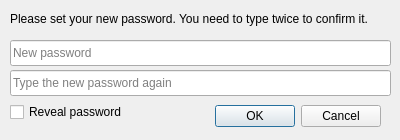
<?xml version="1.0" encoding="UTF-8"?>
<ui version="4.0">
 <class>Dialog</class>
 <widget class="QDialog" name="Dialog">
  <property name="geometry">
   <rect>
    <x>0</x>
    <y>0</y>
    <width>400</width>
    <height>140</height>
   </rect>
  </property>
  <property name="sizePolicy">
   <sizepolicy hsizetype="Fixed" vsizetype="Fixed">
    <horstretch>0</horstretch>
    <verstretch>0</verstretch>
   </sizepolicy>
  </property>
  <property name="minimumSize">
   <size>
    <width>400</width>
    <height>140</height>
   </size>
  </property>
  <property name="maximumSize">
   <size>
    <width>400</width>
    <height>140</height>
   </size>
  </property>
  <property name="windowTitle">
   <string>Password Entry</string>
  </property>
  <property name="modal">
   <bool>true</bool>
  </property>
  <widget class="QDialogButtonBox" name="buttonBox">
   <property name="geometry">
    <rect>
     <x>210</x>
     <y>100</y>
     <width>171</width>
     <height>32</height>
    </rect>
   </property>
   <property name="orientation">
    <enum>Qt::Horizontal</enum>
   </property>
   <property name="standardButtons">
    <set>QDialogButtonBox::Cancel|QDialogButtonBox::Ok</set>
   </property>
  </widget>
  <widget class="QLineEdit" name="password">
   <property name="geometry">
    <rect>
     <x>10</x>
     <y>40</y>
     <width>381</width>
     <height>26</height>
    </rect>
   </property>
   <property name="toolTip">
    <string/>
   </property>
   <property name="statusTip">
    <string/>
   </property>
   <property name="inputMask">
    <string/>
   </property>
   <property name="text">
    <string/>
   </property>
   <property name="echoMode">
    <enum>QLineEdit::Password</enum>
   </property>
   <property name="placeholderText">
    <string>New password</string>
   </property>
  </widget>
  <widget class="QLabel" name="label">
   <property name="geometry">
    <rect>
     <x>10</x>
     <y>10</y>
     <width>381</width>
     <height>18</height>
    </rect>
   </property>
   <property name="text">
    <string>Please set your new password. You need to type twice to confirm it.</string>
   </property>
  </widget>
  <widget class="QLineEdit" name="password2">
   <property name="geometry">
    <rect>
     <x>10</x>
     <y>70</y>
     <width>381</width>
     <height>26</height>
    </rect>
   </property>
   <property name="inputMask">
    <string/>
   </property>
   <property name="text">
    <string/>
   </property>
   <property name="echoMode">
    <enum>QLineEdit::Password</enum>
   </property>
   <property name="placeholderText">
    <string>Type the new password again</string>
   </property>
  </widget>
  <widget class="QCheckBox" name="chkReveal">
   <property name="geometry">
    <rect>
     <x>10</x>
     <y>100</y>
     <width>141</width>
     <height>24</height>
    </rect>
   </property>
   <property name="text">
    <string>Reveal password</string>
   </property>
  </widget>
 </widget>
 <resources/>
 <connections>
  <connection>
   <sender>buttonBox</sender>
   <signal>accepted()</signal>
   <receiver>Dialog</receiver>
   <slot>accept()</slot>
   <hints>
    <hint type="sourcelabel">
     <x>248</x>
     <y>254</y>
    </hint>
    <hint type="destinationlabel">
     <x>157</x>
     <y>274</y>
    </hint>
   </hints>
  </connection>
  <connection>
   <sender>buttonBox</sender>
   <signal>rejected()</signal>
   <receiver>Dialog</receiver>
   <slot>reject()</slot>
   <hints>
    <hint type="sourcelabel">
     <x>316</x>
     <y>260</y>
    </hint>
    <hint type="destinationlabel">
     <x>286</x>
     <y>274</y>
    </hint>
   </hints>
  </connection>
 </connections>
</ui>
